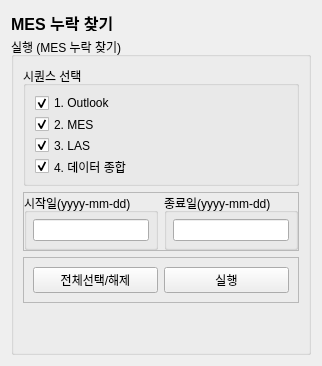
            <widget class="QWidget" name="page_mes">
             <layout class="QVBoxLayout" name="verticalLayout_18">
              <item>
               <widget class="QLabel" name="label_8">
                <property name="minimumSize">
                 <size>
                  <width>0</width>
                  <height>20</height>
                 </size>
                </property>
                <property name="maximumSize">
                 <size>
                  <width>16777215</width>
                  <height>20</height>
                 </size>
                </property>
                <property name="text">
                 <string>&lt;html&gt;&lt;head/&gt;&lt;body&gt;&lt;p&gt;&lt;span style=&quot; font-size:12pt; font-weight:600; text-decoration: underline;&quot;&gt;MES 누락 찾기&lt;/span&gt;&lt;/p&gt;&lt;/body&gt;&lt;/html&gt;</string>
                </property>
               </widget>
              </item>
              <item>
               <widget class="QGroupBox" name="groupBox_4">
                <property name="maximumSize">
                 <size>
                  <width>300</width>
                  <height>16777215</height>
                 </size>
                </property>
                <property name="title">
                 <string>실행 (MES 누락 찾기)</string>
                </property>
                <layout class="QVBoxLayout" name="verticalLayout_5">
                 <item>
                  <widget class="QGroupBox" name="groupBox_5">
                   <property name="minimumSize">
                    <size>
                     <width>0</width>
                     <height>120</height>
                    </size>
                   </property>
                   <property name="maximumSize">
                    <size>
                     <width>16777215</width>
                     <height>120</height>
                    </size>
                   </property>
                   <property name="title">
                    <string>시퀀스 선택</string>
                   </property>
                   <layout class="QVBoxLayout" name="verticalLayout_6">
                    <item>
                     <widget class="QCheckBox" name="check_mes_outlook">
                      <property name="text">
                       <string>1. Outlook</string>
                      </property>
                      <property name="checked">
                       <bool>true</bool>
                      </property>
                     </widget>
                    </item>
                    <item>
                     <widget class="QCheckBox" name="check_mes_mes">
                      <property name="text">
                       <string>2. MES</string>
                      </property>
                      <property name="checked">
                       <bool>true</bool>
                      </property>
                     </widget>
                    </item>
                    <item>
                     <widget class="QCheckBox" name="check_mes_las">
                      <property name="text">
                       <string>3. LAS</string>
                      </property>
                      <property name="checked">
                       <bool>true</bool>
                      </property>
                     </widget>
                    </item>
                    <item>
                     <widget class="QCheckBox" name="check_mes_excel">
                      <property name="text">
                       <string>4. 데이터 종합</string>
                      </property>
                      <property name="checked">
                       <bool>true</bool>
                      </property>
                     </widget>
                    </item>
                   </layout>
                  </widget>
                 </item>
                 <item>
                  <widget class="QFrame" name="frame_8">
                   <property name="minimumSize">
                    <size>
                     <width>0</width>
                     <height>54</height>
                    </size>
                   </property>
                   <property name="maximumSize">
                    <size>
                     <width>16777215</width>
                     <height>16777215</height>
                    </size>
                   </property>
                   <property name="frameShape">
                    <enum>QFrame::StyledPanel</enum>
                   </property>
                   <property name="frameShadow">
                    <enum>QFrame::Raised</enum>
                   </property>
                   <layout class="QHBoxLayout" name="horizontalLayout_10">
                    <property name="leftMargin">
                     <number>0</number>
                    </property>
                    <property name="topMargin">
                     <number>0</number>
                    </property>
                    <property name="rightMargin">
                     <number>0</number>
                    </property>
                    <property name="bottomMargin">
                     <number>0</number>
                    </property>
                    <item>
                     <widget class="QGroupBox" name="groupBox_6">
                      <property name="minimumSize">
                       <size>
                        <width>0</width>
                        <height>0</height>
                       </size>
                      </property>
                      <property name="maximumSize">
                       <size>
                        <width>16777215</width>
                        <height>16777215</height>
                       </size>
                      </property>
                      <property name="title">
                       <string>시작일(yyyy-mm-dd)</string>
                      </property>
                      <layout class="QVBoxLayout" name="verticalLayout_9">
                       <property name="leftMargin">
                        <number>6</number>
                       </property>
                       <property name="topMargin">
                        <number>6</number>
                       </property>
                       <property name="rightMargin">
                        <number>6</number>
                       </property>
                       <property name="bottomMargin">
                        <number>6</number>
                       </property>
                       <item>
                        <widget class="QLineEdit" name="line_mes_datefrom">
                         <property name="text">
                          <string/>
                         </property>
                         <property name="alignment">
                          <set>Qt::AlignCenter</set>
                         </property>
                        </widget>
                       </item>
                      </layout>
                     </widget>
                    </item>
                    <item>
                     <widget class="QGroupBox" name="groupBox_8">
                      <property name="minimumSize">
                       <size>
                        <width>0</width>
                        <height>0</height>
                       </size>
                      </property>
                      <property name="maximumSize">
                       <size>
                        <width>16777215</width>
                        <height>16777215</height>
                       </size>
                      </property>
                      <property name="title">
                       <string>종료일(yyyy-mm-dd)</string>
                      </property>
                      <layout class="QHBoxLayout" name="horizontalLayout_11">
                       <property name="leftMargin">
                        <number>6</number>
                       </property>
                       <property name="topMargin">
                        <number>6</number>
                       </property>
                       <property name="rightMargin">
                        <number>6</number>
                       </property>
                       <property name="bottomMargin">
                        <number>6</number>
                       </property>
                       <item>
                        <widget class="QLineEdit" name="line_mes_dateto">
                         <property name="alignment">
                          <set>Qt::AlignCenter</set>
                         </property>
                        </widget>
                       </item>
                      </layout>
                     </widget>
                    </item>
                   </layout>
                  </widget>
                 </item>
                 <item>
                  <widget class="QFrame" name="frame_6">
                   <property name="minimumSize">
                    <size>
                     <width>0</width>
                     <height>0</height>
                    </size>
                   </property>
                   <property name="maximumSize">
                    <size>
                     <width>16777215</width>
                     <height>16777215</height>
                    </size>
                   </property>
                   <property name="frameShape">
                    <enum>QFrame::StyledPanel</enum>
                   </property>
                   <property name="frameShadow">
                    <enum>QFrame::Raised</enum>
                   </property>
                   <layout class="QHBoxLayout" name="horizontalLayout_6">
                    <item>
                     <widget class="QPushButton" name="btn_mes_selectall">
                      <property name="text">
                       <string>전체선택/해제</string>
                      </property>
                     </widget>
                    </item>
                    <item>
                     <widget class="QPushButton" name="btn_mes_run">
                      <property name="text">
                       <string>실행</string>
                      </property>
                     </widget>
                    </item>
                   </layout>
                  </widget>
                 </item>
                 <item>
                  <spacer name="verticalSpacer_7">
                   <property name="orientation">
                    <enum>Qt::Vertical</enum>
                   </property>
                   <property name="sizeHint" stdset="0">
                    <size>
                     <width>20</width>
                     <height>40</height>
                    </size>
                   </property>
                  </spacer>
                 </item>
                </layout>
               </widget>
              </item>
             </layout>
            </widget>
